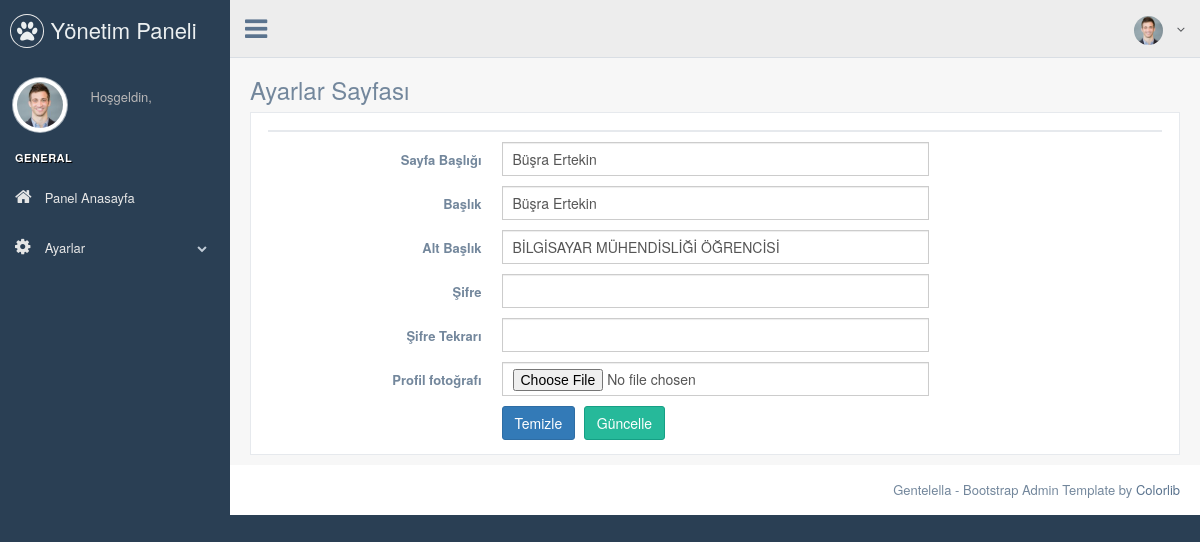
Screenshot of /pp/nedmin/settings.php with the database file from the repository.
### tables this page shows
CREATE TABLE `site_settings` (
  `settings_id` int(11) NOT NULL,
  `site_title` varchar(50) NOT NULL,
  `title` varchar(50) NOT NULL,
  `subtitle` varchar(50) NOT NULL,
  `picture` varchar(250) NOT NULL
);

### pp/nedmin/settings.php (the view, shortened to what this page needs)
<?php
include "header.php";
$check_settings = $db->prepare("SELECT * FROM site_settings");
$check_settings->execute();
$control_settings = $check_settings->rowCount();
$fetch_settings = $db->prepare("SELECT * FROM site_settings WHERE settings_id=1");
$fetch_settings->execute();
$fetch = $fetch_settings->fetch(PDO::FETCH_ASSOC);
?>
<div class="right_col" role="main">
  <div class="">
    <div class="page-title">
      <div class="title_left">
        <h3>Ayarlar Sayfası</h3>
      </div>
    </div>
    <div class="clearfix"></div>
    <div class="row">
      <div class="col-md-12 col-sm-12 col-xs-12">
        <div class="x_panel">
          <div class="x_title">
          </div>
          <form class="form-horizontal form-label-left" action="process.php" method="POST">
            <div class="item form-group">
              <label class="control-label col-md-3 col-sm-3 col-xs-12">Sayfa Başlığı
              </label>
              <div class="col-md-6 col-sm-6 col-xs-12">
                <input type="text" name="site_title" value="<?php echo $fetch['site_title'] ?>" required="required" class="form-control col-md-7 col-xs-12">
              </div>
            </div>
            <div class="item form-group">
              <label class="control-label col-md-3 col-sm-3 col-xs-12">Başlık
              </label>
              <div class="col-md-6 col-sm-6 col-xs-12">
                <input type="text" name="title" value="<?php echo $fetch['title'] ?>" required="required" class="form-control col-md-7 col-xs-12">
              </div>
            </div>
            <div class="item form-group">
              <label class="control-label col-md-3 col-sm-3 col-xs-12">Alt Başlık
              </label>
              <div class="col-md-6 col-sm-6 col-xs-12">
                <input type="text" name="subtitle" value="<?php echo $fetch['subtitle'] ?>" required="required" class="form-control col-md-7 col-xs-12">
              </div>
            </div>
            <div class="item form-group">
              <label class="control-label col-md-3 col-sm-3 col-xs-12">Şifre
              </label>
              <div class="col-md-6 col-sm-6 col-xs-12">
                <input type="password" name="password" required="required" class="form-control col-md-7 col-xs-12">
              </div>
            </div>
            <div class="item form-group">
              <label class="control-label col-md-3 col-sm-3 col-xs-12">Şifre Tekrarı
              </label>
              <div class="col-md-6 col-sm-6 col-xs-12">
                <input type="password" name="password2" required="required" class="form-control col-md-7 col-xs-12">
              </div>
            </div>
            <div class="item form-group">
              <label class="control-label col-md-3 col-sm-3 col-xs-12">Profil fotoğrafı
              </label>
              <div class="col-md-6 col-sm-6 col-xs-12">
                <input type="file" name="picture" value="<?php echo $fetch['picture'] ?>" required="required" class="form-control col-md-7 col-xs-12">
              </div>
            </div>
            <div class="form-group">
              <div class="col-md-6 col-md-offset-3">
                <button type="submit" class="btn btn-primary">Temizle</button>
                <?php
                if ($control_settings == 1) { ?>
                  <button type="submit" class="btn btn-success" name="update_settings">Güncelle</button>
                <?php } else { ?>
                  <button type="submit" class="btn btn-warning" name="insert_settings">Ekle</button>
                <?php } ?>
              </div>
            </div>
        </div>
      </div>
    </div>
  </div>
</div>
</div>
</div>
<?php
include "footer.php";
?>

### rows the page displays
site_settings: site_title "Büşra Ertekin", title "Büşra Ertekin", subtitle "BİLGİSAYAR MÜHENDİSLİĞİ ÖĞRENCİSİ"
